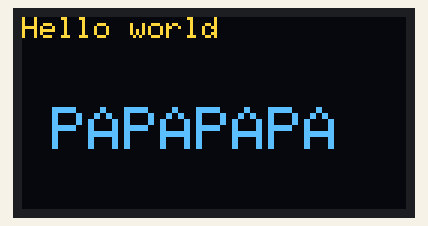
The program below on a simulated Arduino Uno, built with avr-gcc and run on an emulated ATmega328P. On the bench: 128×64 one-colour display. The OLED is the two-colour kind (top 16 rows yellow).

Above: at 0.1 s.

The program:

main.cpp
```cpp
#include <Arduino.h>
#include <Wire.h>			// libreria para bus I2C
#include <Adafruit_GFX.h>		// libreria para pantallas graficas
#include <Adafruit_SSD1306.h>		// libreria para controlador SSD1306

#define ANCHO 128			// reemplaza ocurrencia de ANCHO por 128
#define ALTO 64				// reemplaza ocurrencia de ALTO por 64

#define OLED_RESET 4			// necesario por la libreria pero no usado
Adafruit_SSD1306 oled(ANCHO, ALTO, &Wire, OLED_RESET);	// crea objeto

void setup() {
  Wire.begin();					// inicializa bus I2C
  oled.begin(SSD1306_SWITCHCAPVCC, 0x3C);	// inicializa pantalla con direccion 0x3C
}

void loop() {
  oled.clearDisplay();			// limpia pantalla
  oled.setTextColor(WHITE);		// establece color al unico disponible (pantalla monocromo)
  oled.setCursor(0, 0);			// ubica cursor en inicio de coordenadas 0,0
  oled.setTextSize(1);			// establece tamano de texto en 1
  oled.print("Hello world"); 	// escribe en pantalla el texto
  oled.setCursor (10, 30);		// ubica cursor en coordenas 10,30
  oled.setTextSize(2);			// establece tamano de texto en 2
  oled.print("PAPAPAPA");		// escribe valor de millis() dividido por 1000
  oled.display();			// muestra en pantalla todo lo establecido anteriormente
}
```
